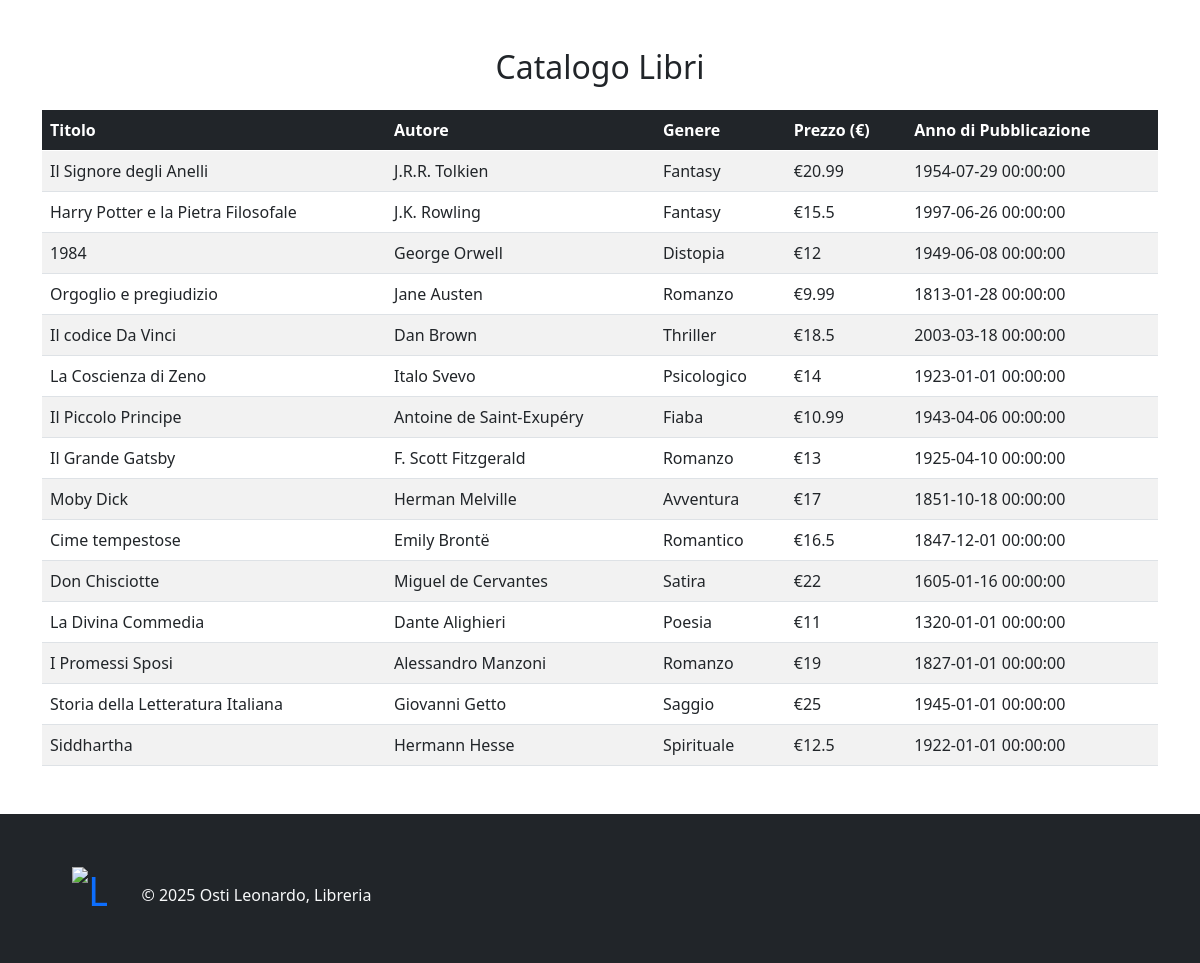
/catalogo.php, run on the app's committed database.
### tables this page shows
create table libro(
titolo varchar(100),
autore varchar(100),
genere varchar(100),
prezzo float,
anno_pubblicazione datetime
);

### catalogo.php (the view, shortened to what this page needs)
<?php
require 'base/header.php';
require 'database/db_connection.php'
?>
<div class="container my-5">
    <h2 class="text-center">Catalogo Libri</h2>
    <table class="table table-striped mt-4">
        <thead class="table-dark">
        <tr>
            <th>Titolo</th>
            <th>Autore</th>
            <th>Genere</th>
            <th>Prezzo (€)</th>
            <th>Anno di Pubblicazione</th>
        </tr>
        </thead>
        <tbody>
        <?php
        $query = 'SELECT * FROM libreria.libro';
        try {
            $stm = $db->prepare($query);
            $stm->execute();
            while ($libro = $stm->fetch(PDO::FETCH_ASSOC)) {
                echo "<tr>";
                echo "<td>" . htmlspecialchars($libro['titolo']) . "</td>";
                echo "<td>" . htmlspecialchars($libro['autore']) . "</td>";
                echo "<td>" . htmlspecialchars($libro['genere']) . "</td>";
                echo "<td> €" . htmlspecialchars($libro['prezzo']) . "</td>";
                echo "<td>" . htmlspecialchars($libro['anno_pubblicazione']) . "</td>";
                echo "</tr>";
            }
        } catch (Exception $e) {
            echo "<tr><td colspan='5'>Errore nel caricamento del database</td></tr>";
        }
        ?>
        </tbody>
    </table>
</div>
<?php require 'base/footer.php'; ?>

### base/header.php (shortened to what this page needs)
<!doctype html>
<html lang="en">
<head>
    <link href="https://cdn.jsdelivr.net/npm/bootstrap@5.0.2/dist/css/bootstrap.min.css" rel="stylesheet">
    <link rel="stylesheet" href="stile/style.css">
</head>
<body>
</body>
</html>

### base/footer.php (shortened to what this page needs)
    <footer class="bg-dark text-light p-5 mt-auto">
        <div class="container row align-items-center">
            <div class="col-12 col-md-6 text-center text-md-start mb-2 mb-md-0">
                <a class="navbar-brand fs-1 h1" href="index.php">
                    <img src="style/images/logo.png" alt="Logo" width="35" height="35" class="d-inline-block me-2 img-fluid">
                </a>
                <span>© 2025 Osti Leonardo, Libreria</span>
            </div>
            <div class="col-12 col-md-6 text-center text-md-end">
            </div>
        </div>
    </footer>
</body>
</html>

### data on the page
libro: titolo "Il Signore degli Anelli", autore "J.R.R. Tolkien", genere "Fantasy", prezzo "20.99", anno_pubblicazione "1954-07-29 00:00:00"
libro: titolo "Harry Potter e la Pietra Filosofale", autore "J.K. Rowling", genere "Fantasy", prezzo "15.5", anno_pubblicazione "1997-06-26 00:00:00"
libro: titolo "1984", autore "George Orwell", genere "Distopia", prezzo "12", anno_pubblicazione "1949-06-08 00:00:00"
libro: titolo "Orgoglio e pregiudizio", autore "Jane Austen", genere "Romanzo", prezzo "9.99", anno_pubblicazione "1813-01-28 00:00:00"
libro: titolo "Il codice Da Vinci", autore "Dan Brown", genere "Thriller", prezzo "18.5", anno_pubblicazione "2003-03-18 00:00:00"
libro: titolo "La Coscienza di Zeno", autore "Italo Svevo", genere "Psicologico", prezzo "14", anno_pubblicazione "1923-01-01 00:00:00"
libro: titolo "Il Piccolo Principe", autore "Antoine de Saint-Exupéry", genere "Fiaba", prezzo "10.99", anno_pubblicazione "1943-04-06 00:00:00"
libro: titolo "Il Grande Gatsby", autore "F. Scott Fitzgerald", genere "Romanzo", prezzo "13", anno_pubblicazione "1925-04-10 00:00:00"
libro: titolo "Moby Dick", autore "Herman Melville", genere "Avventura", prezzo "17", anno_pubblicazione "1851-10-18 00:00:00"
libro: titolo "Cime tempestose", autore "Emily Brontë", genere "Romantico", prezzo "16.5", anno_pubblicazione "1847-12-01 00:00:00"
libro: titolo "Don Chisciotte", autore "Miguel de Cervantes", genere "Satira", prezzo "22", anno_pubblicazione "1605-01-16 00:00:00"
libro: titolo "La Divina Commedia", autore "Dante Alighieri", genere "Poesia", prezzo "11", anno_pubblicazione "1320-01-01 00:00:00"
libro: titolo "I Promessi Sposi", autore "Alessandro Manzoni", genere "Romanzo", prezzo "19", anno_pubblicazione "1827-01-01 00:00:00"
libro: titolo "Storia della Letteratura Italiana", autore "Giovanni Getto", genere "Saggio", prezzo "25", anno_pubblicazione "1945-01-01 00:00:00"
libro: titolo "Siddhartha", autore "Hermann Hesse", genere "Spirituale", prezzo "12.5", anno_pubblicazione "1922-01-01 00:00:00"
